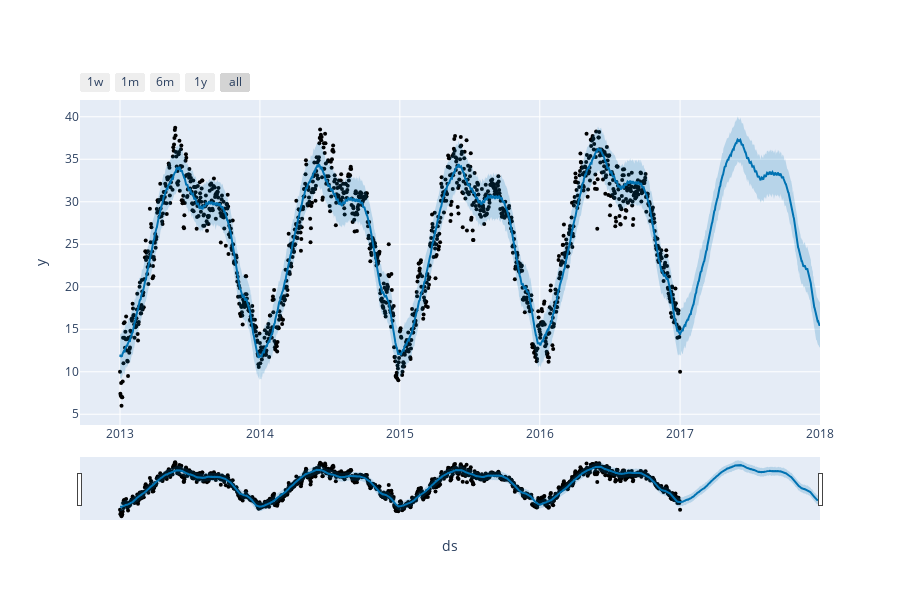

Notebook code cell kept with this figure:
### Code cell
plot_plotly(model , predictions)

### Figure 1 — Plotly figure (JSON) as saved in the notebook; plotly's stock layout.template omitted (floating-point values rounded to 4 significant figures; data arrays with more than 128 entries replaced by an {"elided": "..."} marker saying what was removed)
{"data": [{"marker": {"color": "black", "size": 4}, "mode": "markers", "name": "Actual", "type": "scatter", "x": {"elided": "1462 str values"}, "y": {"elided": "1462 float values"}}, {"hoverinfo": "skip", "line": {"width": 0}, "mode": "lines", "type": "scatter", "x": {"elided": "1827 str values"}, "y": {"elided": "1827 float values"}}, {"fill": "tonexty", "fillcolor": "rgba(0, 114, 178, 0.2)", "line": {"color": "#0072B2", "width": 2}, "mode": "lines", "name": "Predicted", "type": "scatter", "x": {"elided": "1827 str values"}, "y": {"elided": "1827 float values"}}, {"fill": "tonexty", "fillcolor": "rgba(0, 114, 178, 0.2)", "hoverinfo": "skip", "line": {"width": 0}, "mode": "lines", "type": "scatter", "x": {"elided": "1827 str values"}, "y": {"elided": "1827 float values"}}], "layout": {"height": 600, "showlegend": false, "width": 900, "xaxis": {"rangeselector": {"buttons": [{"count": 7, "label": "1w", "step": "day", "stepmode": "backward"}, {"count": 1, "label": "1m", "step": "month", "stepmode": "backward"}, {"count": 6, "label": "6m", "step": "month", "stepmode": "backward"}, {"count": 1, "label": "1y", "step": "year", "stepmode": "backward"}, {"step": "all"}]}, "rangeslider": {"visible": true}, "title": {"text": "ds"}, "type": "date"}, "yaxis": {"title": {"text": "y"}}}}
